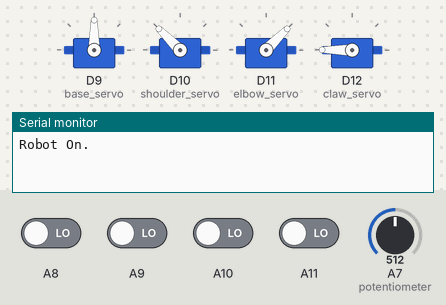
The sketch below on a simulated Arduino Due. Shown: 4 × servo, the last lines printed to the serial monitor. The inputs (shaded band) are chosen by the test bench; at power-on: A8–11 LOW, A7 (potentiometer) = 512 (analog values on the 0–1023 scale).

Above: at 2.2 s.
2.3 s: A9 driven HIGH
At 4.0 s:
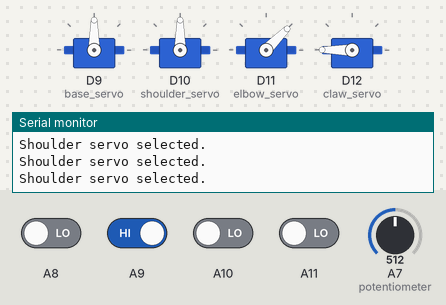
4.4 s: A7 (potentiometer) set to 306
At 6.0 s:
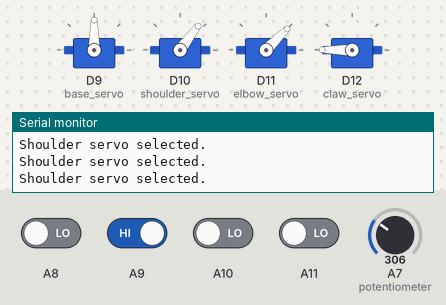
6.4 s: A8 driven HIGH
At 7.9 s:
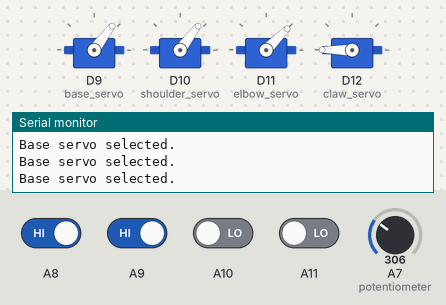
8.4 s: A7 (potentiometer) set to 716
At 9.8 s:
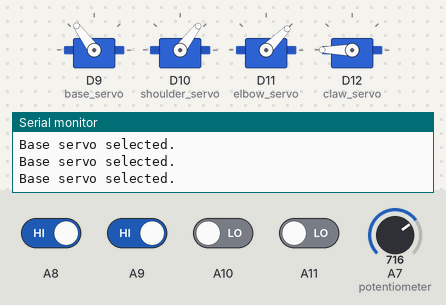
10.9 s: A7 (potentiometer) set to 122
At 13.6 s:
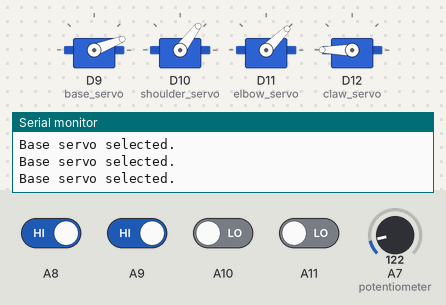
13.9 s: A8 driven LOW
At 15.3 s:
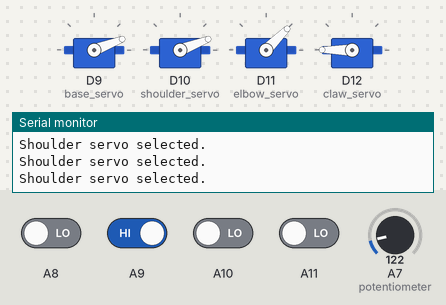
Timing chart, 0 to 16.8 s (numbered marks = the images above; inputs shaded):
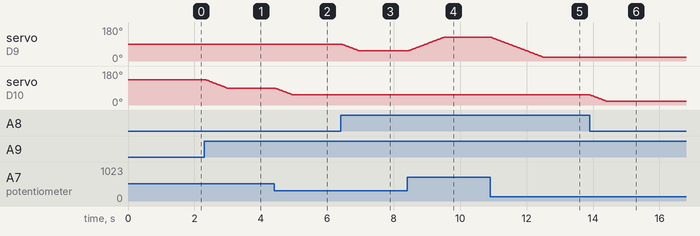

Measured:
- after the input at 2.3 s, servo on D10 (shoulder_servo): moves from 135° to 90° over 0.66 s, starting at once
- after the input at 4.4 s, servo on D10 (shoulder_servo): moves from 90° to 53° over 0.54 s, starting at once
- after the input at 6.4 s, servo on D9 (base_servo): moves from 90° to 53° over 0.54 s, starting at once
- after the input at 8.4 s, servo on D9 (base_servo): moves from 53° to 126° over 1.1 s, starting at once
- after the input at 10.9 s, servo on D9 (base_servo): moves from 126° to 21° over 1.6 s, starting at once
- after the input at 13.9 s, servo on D10 (shoulder_servo): moves from 53° to 21° over 0.47 s, starting at once

The sketch:

robotarm.ino
```cpp
#include <Servo.h>

// K.S. Mashingaidze
// Robot Arm controlled by Arduino Due
// Base, shoulder, elbow, and claw controlled by four select switches and a potentiometer for servo position

// Define servo objects for the robot arm
Servo base_servo;
Servo shoulder_servo;
Servo elbow_servo;
Servo claw_servo;

// Define key variables
String curr_servo = "base";    // Initialize a variable to store the current servo selection
int pot_val = 0;               // Initialize a variable to store the potentiometer reading
int servo_angle = 0;           // Initialize a variable to store the setpoint servo angle
int old_servo_angle = 0;       // Initialize a variable to store the old servo angle
// Initialize variables to store the state of the base, shoulder, elbow, and claw servo select switches respectively
int sw1_val = 0;
int sw2_val = 0;
int sw3_val = 0;
int sw4_val = 0;

void setup() {
  // Setup
  Serial.begin(115200);
  delay(1000);
  analogReadResolution(8);         // Initialize the onboard ADC in 8-bit mode, i.e. (0-255)
  Serial.println("Robot On.");     // Begin

  // Configure input pins for the potentiometer
  pinMode(A7,INPUT);

  // Configure input pins for the select switches
  pinMode(A8,INPUT);
  pinMode(A9,INPUT);
  pinMode(A10,INPUT);
  pinMode(A11,INPUT);

  // Attach servo objects to pins on the Arduino Due
  base_servo.attach(9);
  shoulder_servo.attach(10);
  elbow_servo.attach(11);
  claw_servo.attach(12);

  // Set initial servo positions
  servo_angle = 135;
  shoulder_servo.write(servo_angle);
  servo_angle = 45;
  elbow_servo.write(servo_angle);
  servo_angle = 180;
  claw_servo.write(servo_angle);

}

void loop() {
  // Main code running repeatedly

  // Check for servo select button presses
  sw1_val = digitalRead(A8);
  sw2_val = digitalRead(A9);
  sw3_val = digitalRead(A10);
  sw4_val = digitalRead(A11);
  // Select servo based on which button has been pressed
  if (sw1_val == HIGH){
    Serial.println("Base servo selected.");
    curr_servo = "base";
  }
  else if (sw2_val == HIGH){
    Serial.println("Shoulder servo selected.");
    curr_servo = "shoulder";
  }
  else if (sw3_val == HIGH){
    Serial.println("Elbow servo selected.");
    curr_servo = "elbow";
  }
  else if (sw4_val == HIGH){
    Serial.println("Claw servo selected.");
    curr_servo = "claw";
  }

  // Update the servo angle based on the pot reading
  pot_val = analogRead(A7);                      // Read potentiometer
  servo_angle = map(pot_val, 0, 255, 0, 180);    // Map the potentiometer value from (0-255) to (0-180)
  // Update the selected servo smoothly from its old position to its new position
  // If the base servo is selected
  if (curr_servo == "base"){
    old_servo_angle = base_servo.read();
    if (servo_angle >= old_servo_angle){
      for (int i=old_servo_angle; i<=servo_angle; i++){
        base_servo.write(i);
        delay(15);
      }
    }
    else if (servo_angle < old_servo_angle){
      for (int i=old_servo_angle; i>=servo_angle; i--){
        base_servo.write(i);
        delay(15);
      }
    }
  }
  // Else, if the shoulder servo is selected
  else if (curr_servo == "shoulder"){
    old_servo_angle = shoulder_servo.read();
    if (servo_angle >= old_servo_angle){
      for (int i=old_servo_angle; i<=servo_angle; i++){
        shoulder_servo.write(i);
        delay(15);
      }
    }
    else if (servo_angle < old_servo_angle){
      for (int i=old_servo_angle; i>=servo_angle; i--){
        shoulder_servo.write(i);
        delay(15);
      }
    }
  }
  // Else, if the elbow servo is selected
  else if (curr_servo == "elbow"){
    old_servo_angle = elbow_servo.read();
    if (servo_angle >= old_servo_angle){
      for (int i=old_servo_angle; i<=servo_angle; i++){
        elbow_servo.write(i);
        delay(15);
      }
    }
    // Else, if the claw servo is selected
    else if (servo_angle < old_servo_angle){
      for (int i=old_servo_angle; i>=servo_angle; i--){
        elbow_servo.write(i);
        delay(15);
      }
    }
  }
  else if (curr_servo == "claw"){
    old_servo_angle = claw_servo.read();
    if (servo_angle >= old_servo_angle){
      for (int i=old_servo_angle; i<=servo_angle; i++){
        claw_servo.write(i);
        delay(15);
      }
    }
    else if (servo_angle < old_servo_angle){
      for (int i=old_servo_angle; i>=servo_angle; i--){
        claw_servo.write(i);
        delay(15);
      }
    }
  }

}
```
